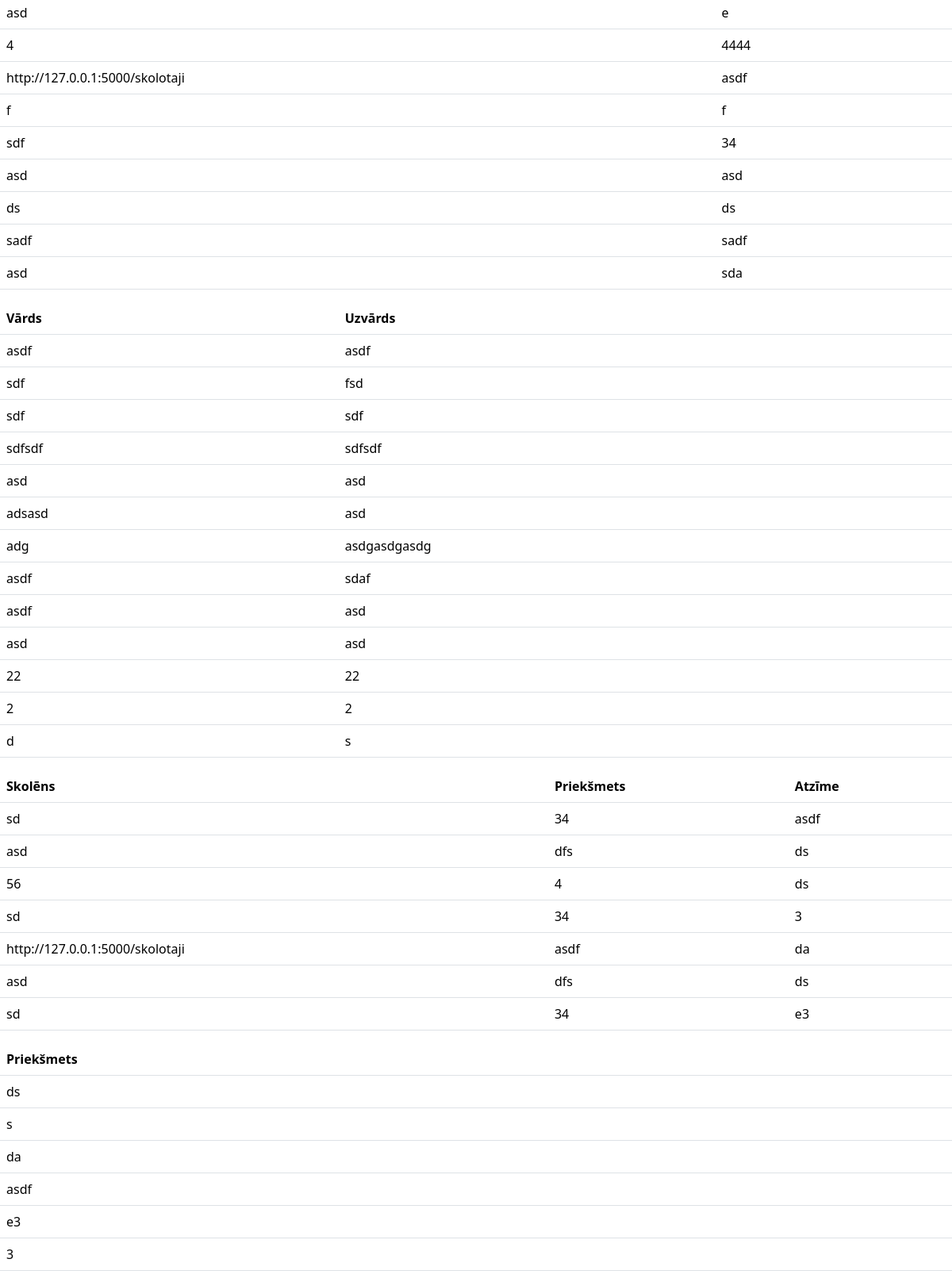
Page /tabula (middle part) on the earlier database version.
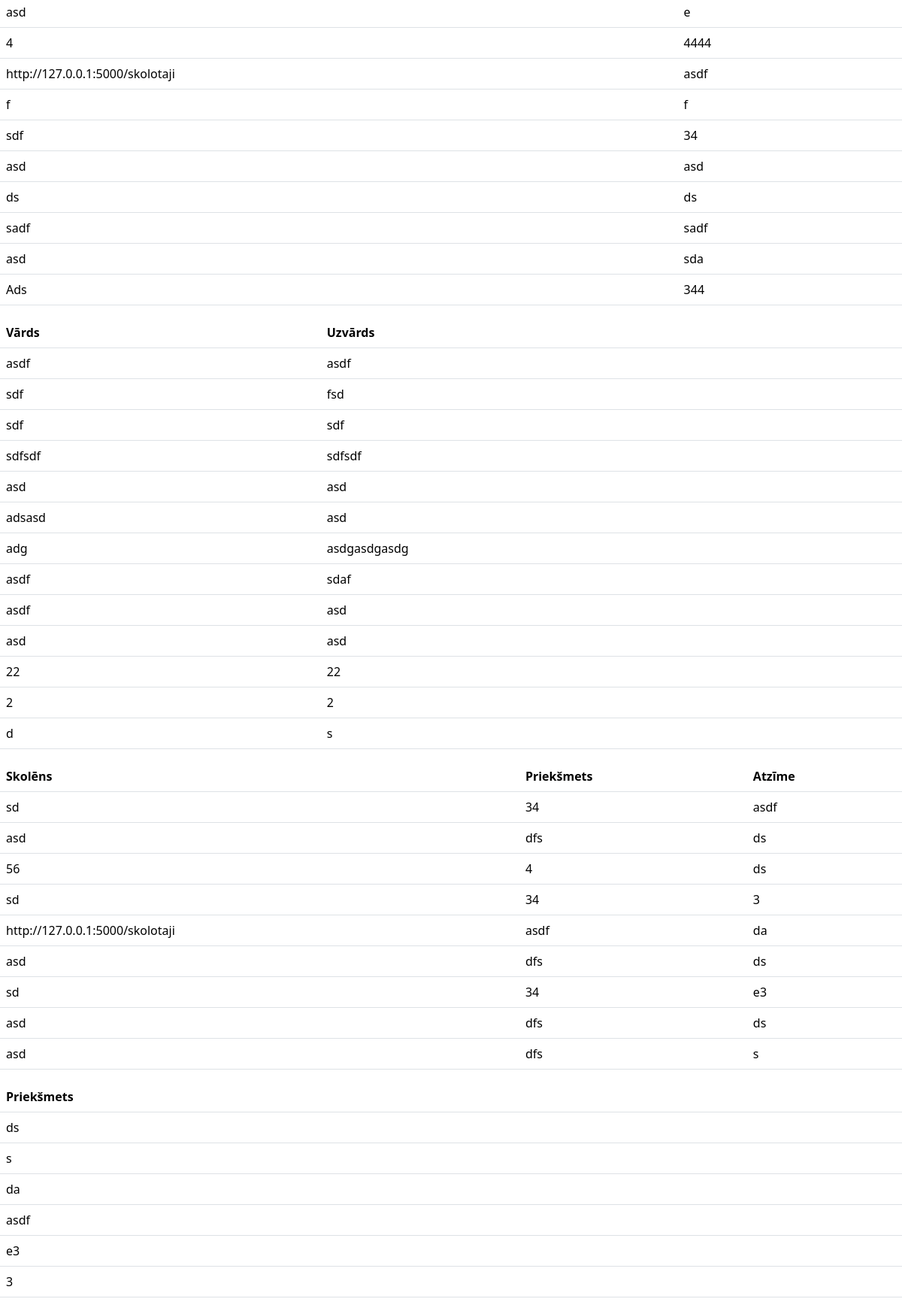
Same page on the later database version.
### tables this page shows
CREATE TABLE skoleni(
        id INTEGER PRIMARY KEY AUTOINCREMENT,
        vards TEXT NOT NULL,
        uzvards TEXT NOT NULL
        );

CREATE TABLE skolotaju(
        id INTEGER PRIMARY KEY AUTOINCREMENT,
        vards TEXT NOT NULL,
        uzvards TEXT NOT NULL
        );

CREATE TABLE atzime(
        id INTEGER PRIMARY KEY AUTOINCREMENT,
        vards_id INTEGER NOT NULL,
        subject_id INTEGER NOT NULL,
        grade INTEGER NOT NULL,
        FOREIGN KEY (vards_id) REFERENCES skoleni(id),
        FOREIGN KEY (subject_id) REFERENCES subject(id)
        );

CREATE TABLE prieksmeti(
        id INTEGER PRIMARY KEY AUTOINCREMENT,
        subject TEXT NOT NULL
        );

### main.py (the view)
@app.route("/tabula", methods=["POST", "GET"])
def tabula():
    skolenu_db = iegut_skolenus()
    skolotaju_db = iegut_skolotaju()
    atzime_db = iegut_atzime()
    prieksmeti_db = iegut_prieksmeti()
    prieksmetiunskolotaji_db = iegut_prieksmetiunskolotaji()
    return render_template("tabula.html", atzime = atzime_db, skolotaju = skolotaju_db, skoleni = skolenu_db, prieksmeti = prieksmeti_db, prieksmetiunskolotaji = prieksmetiunskolotaji_db)

### dati.py (called while the page is built)
def iegut_skolenus():
    cur = conn.cursor()
    cur.execute(
        f"""
        SELECT vards, uzvards FROM skoleni
        """
    )
    conn.commit()
    dati = cur.fetchall()
    return dati

def iegut_skolotaju():
    cur = conn.cursor()
    cur.execute(
        f"""
        SELECT vards, uzvards FROM skolotaju
        """
    )
    conn.commit()
    dati = cur.fetchall()
    return dati

def iegut_atzime():
    cur = conn.cursor()
    cur.execute(
        f"""
        SELECT vards, uzvards, subject, grade
        FROM
        (atzime JOIN skoleni ON skoleni.id = atzime.vards_id)
        JOIN prieksmeti ON prieksmeti.id = atzime.subject_id
        """
    )
    conn.commit()
    dati = cur.fetchall()
    return dati

def iegut_prieksmeti():
    cur = conn.cursor()
    cur.execute(
        f"""
        SELECT subject FROM prieksmeti
        """
    )
    conn.commit()
    dati = cur.fetchall()
    return dati

### templates/tabula.html (shortened to what this page needs)
{% extends 'skoleni.html'%}
{% block saturs %}
<form>
  <table class="table">
    {% for viens in skoleni %}
    <tr>
      <td>{{viens[0]}}</td>
      <td>{{viens[1]}}</td>
    </tr>
    {% endfor %}
  </table>
  <table class="table">
    <tr>
      <th>Vārds</th>
      <th>Uzvārds</th>
    </tr>
    {% for viens in skolotaju %}
        <tr>
          <td>{{viens[0]}}</td>
          <td>{{viens[1]}}</td>
        </tr>
    {% endfor %}
  </table>
  <table class="table">
    <tr>
      <th>Skolēns</th>
      <th>Priekšmets</th>
      <th>Atzīme</th>
    </tr>
    {% for viens in atzime %}
        <tr>
          <td>{{viens[0]}}</td>
          <td>{{viens[1]}}</td>
          <td>{{viens[2]}}</td>
        </tr>
    {% endfor %}
  </table>
  <table class="table">
    <tr>
      <th>Priekšmets</th>
    </tr>
    {% for viens in prieksmeti %}
        <tr>
          <td>{{viens[0]}}</td>
        </tr>
    {% endfor %}
  </table>
</form>
{% endblock %}

Differences in the rows shown:
added skoleni: vards "Ads", uzvards "344"
added atzime: vards "asd", uzvards "dfs", subject "ds"
added atzime: vards "asd", uzvards "dfs", subject "s"
